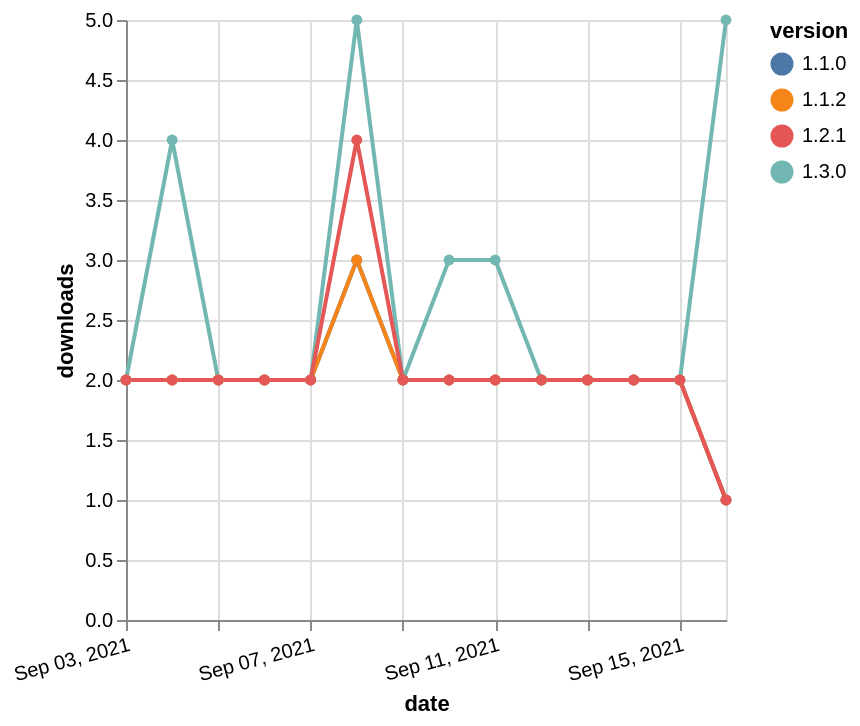

The specification (Vega-Lite) saved for this image:
### Vega-Lite specification from a JSON file in a GitHub repository (floating-point values rounded to 4 significant figures)
{"$schema": "https://vega.github.io/schema/vega-lite/v5.json", "description": "A simple bar chart with embedded data.", "data": {"values": [{"date": "2021-09-03", "total": 3794, "delta": 2, "version": "1.1.0"}, {"date": "2021-09-04", "total": 3796, "delta": 2, "version": "1.1.0"}, {"date": "2021-09-05", "total": 3798, "delta": 2, "version": "1.1.0"}, {"date": "2021-09-06", "total": 3800, "delta": 2, "version": "1.1.0"}, {"date": "2021-09-07", "total": 3802, "delta": 2, "version": "1.1.0"}, {"date": "2021-09-08", "total": 3805, "delta": 3, "version": "1.1.0"}, {"date": "2021-09-09", "total": 3807, "delta": 2, "version": "1.1.0"}, {"date": "2021-09-10", "total": 3809, "delta": 2, "version": "1.1.0"}, {"date": "2021-09-11", "total": 3811, "delta": 2, "version": "1.1.0"}, {"date": "2021-09-12", "total": 3813, "delta": 2, "version": "1.1.0"}, {"date": "2021-09-13", "total": 3815, "delta": 2, "version": "1.1.0"}, {"date": "2021-09-14", "total": 3817, "delta": 2, "version": "1.1.0"}, {"date": "2021-09-15", "total": 3819, "delta": 2, "version": "1.1.0"}, {"date": "2021-09-16", "total": 3820, "delta": 1, "version": "1.1.0"}, {"date": "2021-09-03", "total": 4574, "delta": 2, "version": "1.3.0"}, {"date": "2021-09-04", "total": 4578, "delta": 4, "version": "1.3.0"}, {"date": "2021-09-05", "total": 4580, "delta": 2, "version": "1.3.0"}, {"date": "2021-09-06", "total": 4582, "delta": 2, "version": "1.3.0"}, {"date": "2021-09-07", "total": 4584, "delta": 2, "version": "1.3.0"}, {"date": "2021-09-08", "total": 4589, "delta": 5, "version": "1.3.0"}, {"date": "2021-09-09", "total": 4591, "delta": 2, "version": "1.3.0"}, {"date": "2021-09-10", "total": 4594, "delta": 3, "version": "1.3.0"}, {"date": "2021-09-11", "total": 4597, "delta": 3, "version": "1.3.0"}, {"date": "2021-09-12", "total": 4599, "delta": 2, "version": "1.3.0"}, {"date": "2021-09-13", "total": 4601, "delta": 2, "version": "1.3.0"}, {"date": "2021-09-14", "total": 4603, "delta": 2, "version": "1.3.0"}, {"date": "2021-09-15", "total": 4605, "delta": 2, "version": "1.3.0"}, {"date": "2021-09-16", "total": 4610, "delta": 5, "version": "1.3.0"}, {"date": "2021-09-03", "total": 2870, "delta": 2, "version": "1.1.2"}, {"date": "2021-09-04", "total": 2872, "delta": 2, "version": "1.1.2"}, {"date": "2021-09-05", "total": 2874, "delta": 2, "version": "1.1.2"}, {"date": "2021-09-06", "total": 2876, "delta": 2, "version": "1.1.2"}, {"date": "2021-09-07", "total": 2878, "delta": 2, "version": "1.1.2"}, {"date": "2021-09-08", "total": 2881, "delta": 3, "version": "1.1.2"}, {"date": "2021-09-09", "total": 2883, "delta": 2, "version": "1.1.2"}, {"date": "2021-09-10", "total": 2885, "delta": 2, "version": "1.1.2"}, {"date": "2021-09-11", "total": 2887, "delta": 2, "version": "1.1.2"}, {"date": "2021-09-12", "total": 2889, "delta": 2, "version": "1.1.2"}, {"date": "2021-09-13", "total": 2891, "delta": 2, "version": "1.1.2"}, {"date": "2021-09-14", "total": 2893, "delta": 2, "version": "1.1.2"}, {"date": "2021-09-15", "total": 2895, "delta": 2, "version": "1.1.2"}, {"date": "2021-09-16", "total": 2896, "delta": 1, "version": "1.1.2"}, {"date": "2021-09-03", "total": 5146, "delta": 2, "version": "1.2.1"}, {"date": "2021-09-04", "total": 5148, "delta": 2, "version": "1.2.1"}, {"date": "2021-09-05", "total": 5150, "delta": 2, "version": "1.2.1"}, {"date": "2021-09-06", "total": 5152, "delta": 2, "version": "1.2.1"}, {"date": "2021-09-07", "total": 5154, "delta": 2, "version": "1.2.1"}, {"date": "2021-09-08", "total": 5158, "delta": 4, "version": "1.2.1"}, {"date": "2021-09-09", "total": 5160, "delta": 2, "version": "1.2.1"}, {"date": "2021-09-10", "total": 5162, "delta": 2, "version": "1.2.1"}, {"date": "2021-09-11", "total": 5164, "delta": 2, "version": "1.2.1"}, {"date": "2021-09-12", "total": 5166, "delta": 2, "version": "1.2.1"}, {"date": "2021-09-13", "total": 5168, "delta": 2, "version": "1.2.1"}, {"date": "2021-09-14", "total": 5170, "delta": 2, "version": "1.2.1"}, {"date": "2021-09-15", "total": 5172, "delta": 2, "version": "1.2.1"}, {"date": "2021-09-16", "total": 5173, "delta": 1, "version": "1.2.1"}]}, "width": "container", "mark": {"type": "line", "point": {"filled": true}}, "encoding": {"x": {"field": "date", "type": "temporal", "timeUnit": "yearmonthdate", "title": "date", "axis": {"labelAngle": -15}}, "y": {"field": "delta", "type": "quantitative", "title": "downloads"}, "color": {"field": "version", "type": "nominal"}, "tooltip": {"field": "delta"}}}
